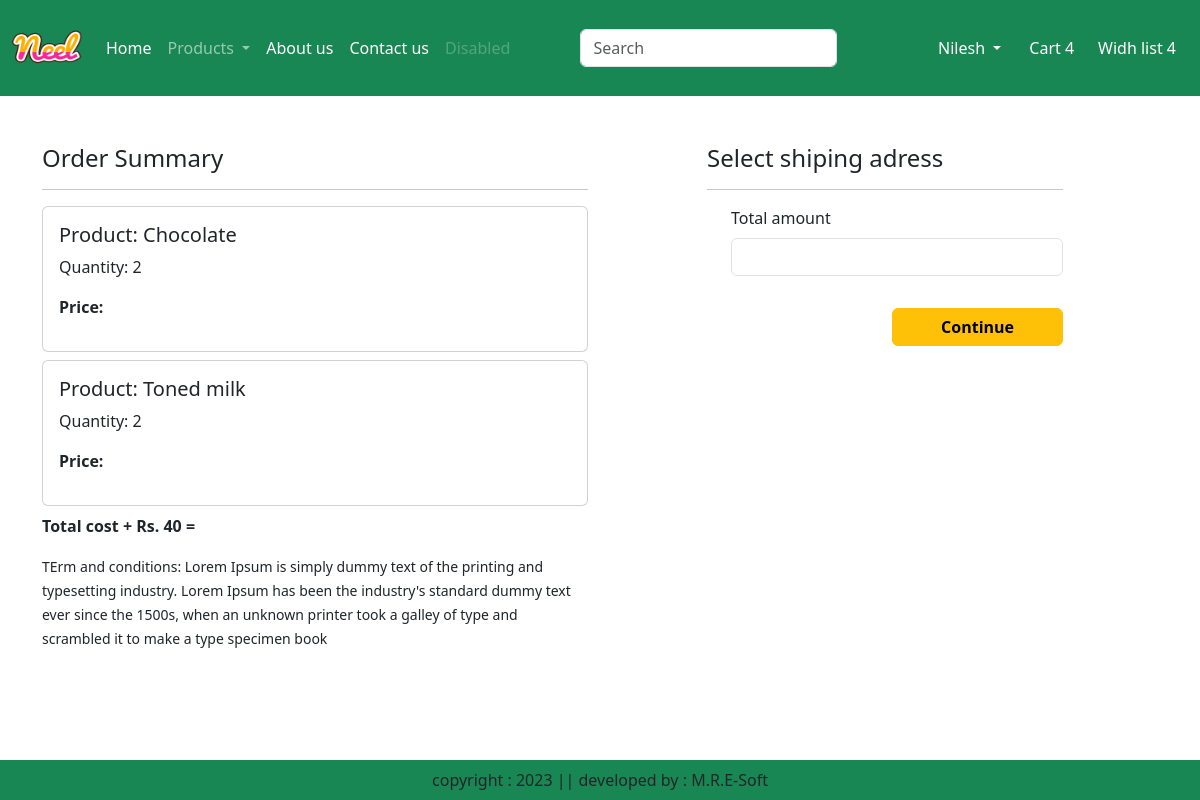
The page /checkout/ (signed in) on the database as committed earlier.
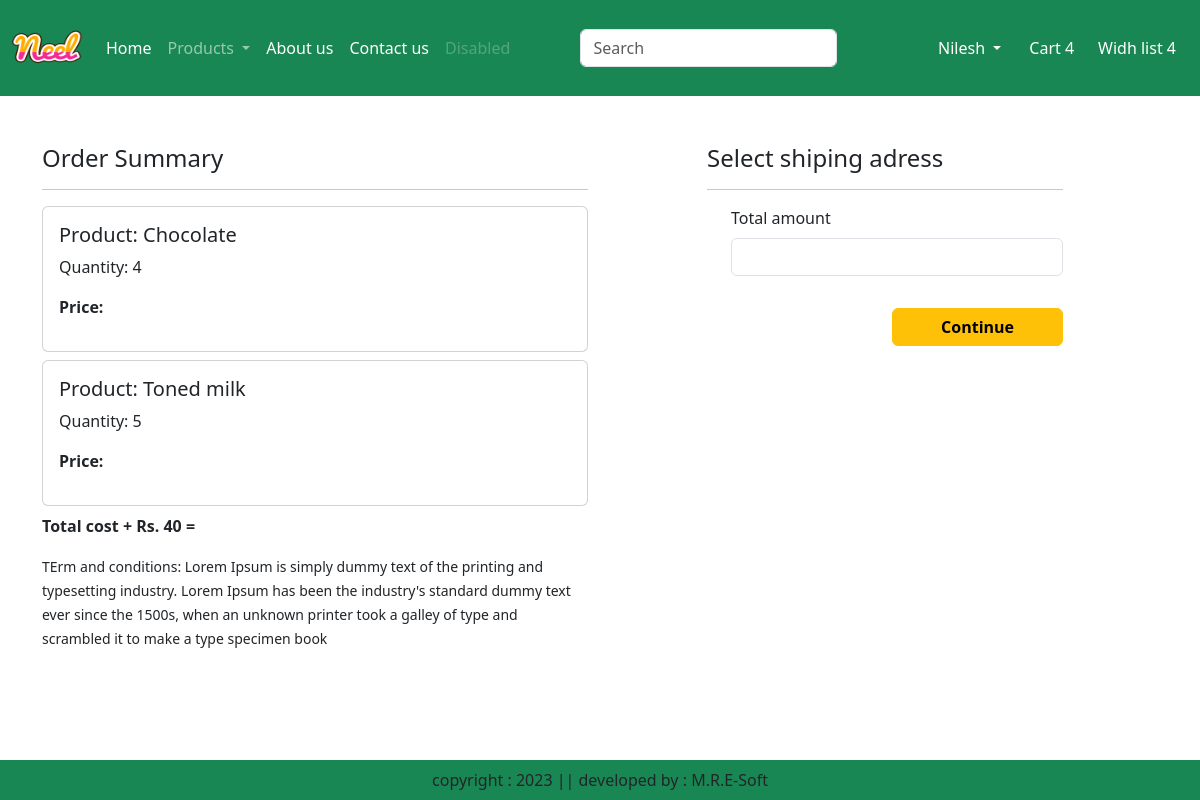
The same page on the database as committed later.
### app/models.py (models this page shows, shortened)
class Cart(models.Model):
    user = models.ForeignKey(User,on_delete=models.CASCADE)
    product = models.ForeignKey(Product, on_delete=models.CASCADE)
    quantity = models.PositiveIntegerField(default=1)

class Product(models.Model):
    title = models.CharField(max_length=100)
    selling_price = models.FloatField()
    discounted_price = models.FloatField()
    description = models.TextField()
    composition = models.TextField(default='')
    prodapp = models.TextField(default='')
    category = models.CharField(choices=CATEGORY_CHOICES, max_length=2)
    product_image = models.ImageField(upload_to='product')

### app/views.py (the view)
# urls.py: path('checkout/', views.checkout.as_view(), name="checkout"),
class checkout(View):
    def get(self, request):
        user = request.user
        if not user.is_authenticated:
            return redirect("login")
        customer = Customer.objects.filter(user=user).first()
        if not customer:
            return redirect("customer_create")
        cart_items = Cart.objects.filter(user=user)
        famount = 0
        for item in cart_items:
            if not item.product:
                continue
            value = item.quantity * item.product.discounted_price
            famount += value
        total_amount = famount + 40
        context = {
            "customer": customer,
            "cart_items": cart_items,
            "total_amount": total_amount,
        }
        return render(request, "app/checkout.html", context)

### app/templates/app/checkout.html (shortened to what this page needs)
{% extends 'app/base.html' %}
{% load static %}
{% block main-content %}
<div class="container">
<div class="row mt-5">
    <div class="col-sm-6">
        <h4>Order Summary</h4>
        <hr>
        {% for item in cart_items %}
            <div class="card mb-2">
                <div class="card-body">
                    <h5> Product: {{item.product.title}}</h5>
                    <p> Quantity: {{item.quantity}}</p>
                    <p class="fw-bold"> Price: {{item.product.discounted.price}}</p>
                </div>
            </div>
        {% endfor %}
        <p class="fw-bold">Total cost + Rs. 40 = {{totalamount}}</p>
            <small>TErm and conditions: Lorem Ipsum is simply dummy text of the printing and typesetting industry. Lorem Ipsum has been the industry's standard dummy text ever since the 1500s, when an unknown printer took a galley of type and scrambled it to make a type specimen book</small>
        </div>
        <div class="col-sm-4 offset-sm-1">
            <h4> Select shiping adress </h4>
            <hr>
            <form method="post" id="myform">
                    <div class="form-check mb-3">
                        <label for="totalamount" class="form-label">Total amount </label>
                        <input type="number" class="form-control" name="totalamount" value={{totalamount}}readonly>
                    </div>
                    <div class="text-end">
                        <button type="submit" class="btn btn-warning mt-3 px-5 fw-bold"> Continue</button>
                    </div>
                    </form>
                </div>
            </div>
        </div>
{% endblock main-content %}

Rows that differ between the two databases and show on the page:
changed Cart "Chocolate": quantity "2" → "4"
changed Cart "Toned milk": quantity "2" → "5"
